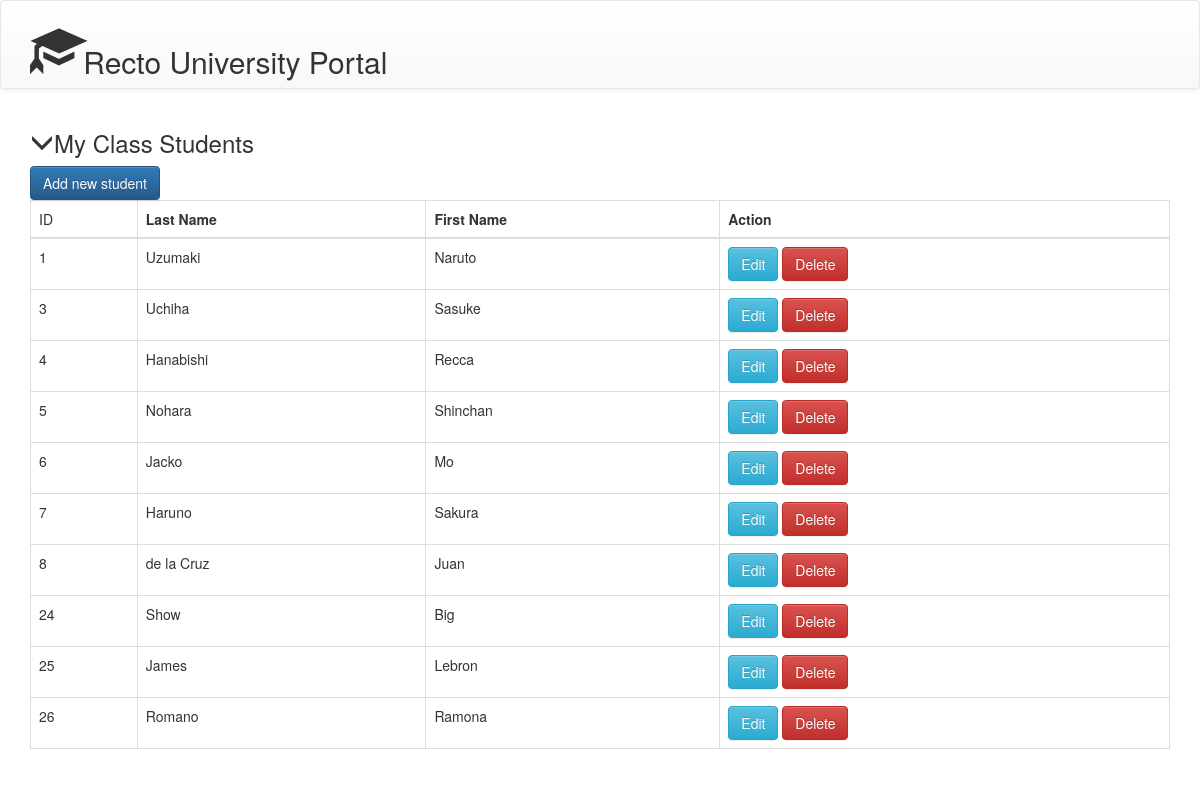
The app's page /index.php/gradingsys, older data.
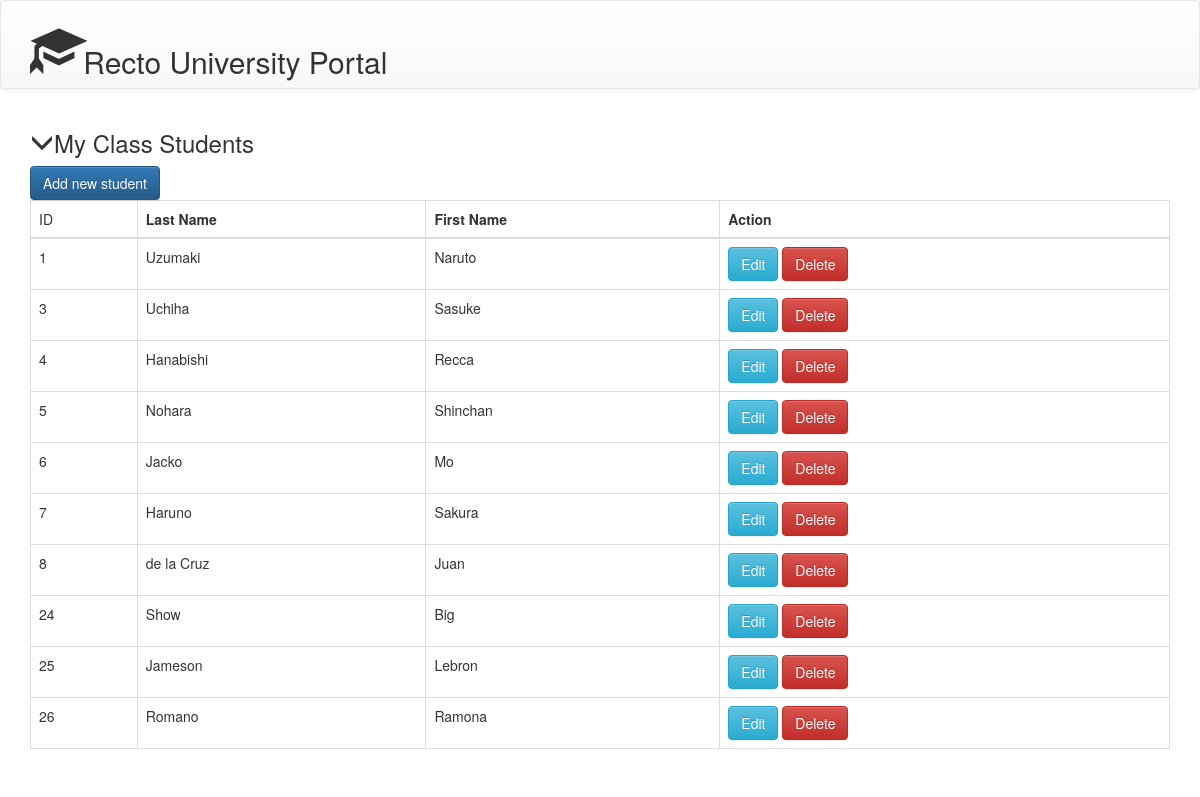
The same page, newer data.
### tables this page shows
CREATE TABLE `student` (
  `id` int(10) UNSIGNED NOT NULL,
  `prof_Id` int(10) UNSIGNED NOT NULL,
  `first_name` varchar(20) DEFAULT NULL,
  `last_name` varchar(20) DEFAULT NULL,
  `Math` int(3) UNSIGNED NOT NULL,
  `Science` int(3) UNSIGNED NOT NULL,
  `English` int(3) UNSIGNED NOT NULL,
  `Filipino` int(3) UNSIGNED NOT NULL,
  `Mapeh` int(3) UNSIGNED NOT NULL
);

### application/controllers/Gradingsys.php (called while the page is built, shortened)
<?php
class Gradingsys extends CI_Controller{
	function __construct(){
		$this->load->model('gradingsys_m', 'm');
	}
	function index(){
		$data['students']= $this->m->getStudent();
		$this->load->view('layout/header');
		$this->load->view('gradingsys/index', $data);
		$this->load->view('layout/footer');
	}
}
?>

### index.php (called while the page is built, shortened)
<?php
require_once BASEPATH.'core/CodeIgniter.php';

### application/models/Gradingsys_m.php (called while the page is built, shortened)
<?php
class Gradingsys_m extends CI_Model{
	public function getStudent(){
		$this->db->order_by('id', 'asc');
		$query = $this->db->get('student');
		if($query->num_rows()){
			return $query->result();
		}else{
			return false;
		}
	}
}
?>

### application/views/gradingsys/index.php (the view, shortened to what this page needs)
		<H2>
			<span style= "font-size: 40pt" class= "glyphicon glyphicon-education"></span>Recto University Portal
		</H2>
	</div>
</div>
<div class="container">
	<H3><span class= "glyphicon glyphicon-menu-down"></span>My Class Students</H3>
	<a href="<?php echo base_url('gradingsys/add') ?>" class ="btn btn-primary">Add new student</a>
<table class = "table table-bordered table-responsive">
	<thead>
		<tr>
			<td>ID</td>
			<th>Last Name</th>
			<th>First Name</th>
			<th>Action</th>
		</tr>
	</thead>
	<tbody>
		<?php
		if($students){
			foreach($students as $stdnt){
		?>
		<tr>
			<td><?php echo $stdnt->id;?></td>
			<td><?php echo $stdnt->last_name;?></td>
			<td><?php echo $stdnt->first_name;?></td>
			<td>
				<a href="<?php echo base_url('gradingsys/edit/'. $stdnt->id) ?>" class ="btn btn-info">
					Edit
				</a>
				<a href="<?php echo base_url('gradingsys/delete/'. $stdnt->id) ?>" class ="btn btn-danger">
					Delete
				</a>
			</td>
		</tr>
		<?php
			}
		}
		?>
	</tbody>
</table>

### application/views/layout/header.php (shortened to what this page needs)
<!DOCTYPE html>
<html>
<head>
	<link rel = "stylesheet" type = "text/css" href="<?php echo base_url('assets/css/bootstrap.min.css') ?>">
	<link rel = "stylesheet" type = "text/css" href="<?php echo base_url('assets/css/bootstrap-theme.min.css')?>">
</head>
<body>
	<div class ="navbar navbar-default">
		<div class ="container">

### application/views/layout/footer.php
		</div>
</body>
</html>

Row changes from the older to the newer data that the page shows:
changed student "Lebron": last_name "James" → "Jameson"
